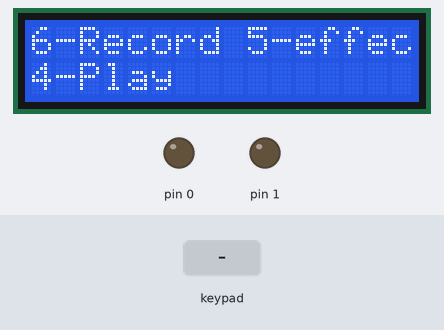
The sketch below on a simulated Arduino Uno, built for the host (arithmetic inside an expression is 32-bit, double 64-bit). Shown: 16×2 character LCD, output pins drawn as LEDs (lit = HIGH). Inputs (shaded band) come from the test bench. Storage starts empty; the audio player accepts every command and is not drawn.

Above: at 2.3 s.
2.4 s: key '4' pressed
At 2.9 s:
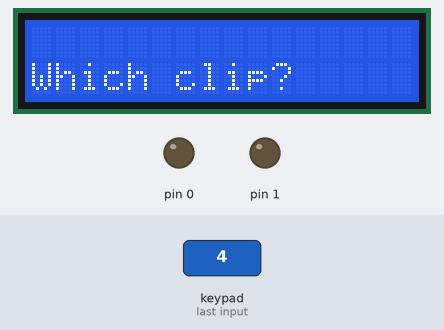
4.0 s: keypad keys 1 2 3 4 pressed 0.4 s apart
At 5.1 s:
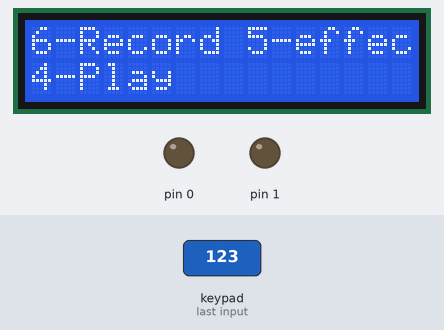
7.1 s: key '1' pressed
8.9 s: key '6' pressed
At 9.6 s:
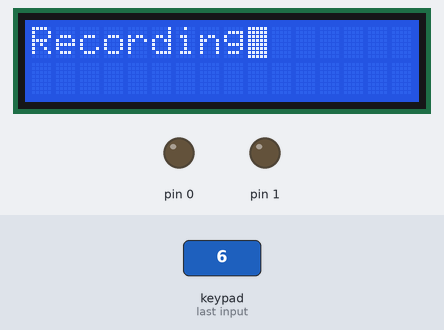
10.6 s: key '5' pressed
13.6 s: key '2' pressed
At 16.3 s:
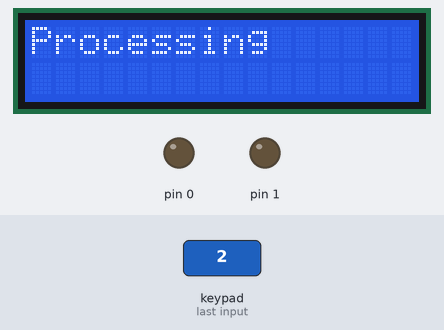
Timing chart, 0 to 17.6 s (numbered marks = the images above; inputs shaded):
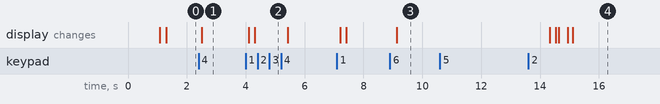

The sketch:

FinalBuild.ino
```cpp
#include <Wire.h>
#include <Keypad.h>
#include <LiquidCrystal.h>
#include <SPI.h>
#include <SD.h>
#include <TMRpcm.h>
bool flag = false;
const byte rows = 2;
const byte cols = 3;
char keys[rows][cols] = {
  {'1', '2', '3'},
  {'4', '5', '6'}
};
byte rowPins[rows] = {A1, A2};
byte colPins[cols] = {A3, A4, A5};
const int rs = 7, en = 6, d4 = 5, d5 = 4, d6 = 3, d7 = 2;
LiquidCrystal lcd(rs, en, d4, d5, d6, d7);

Keypad gajo = Keypad(makeKeymap(keys), rowPins, colPins, 2, 3);
TMRpcm audio;

const byte dacPin = 9;
long t, t0;
uint8_t sample;
int no_of_samples = 0;
String line;
float fs;
int CSPin = 10;
int welcome = 0;
int dt = 100;
int playstate = 0;
int clips = 1;
char chosenKey;
char playKey;
File recFile;
char c[4][10] = {"rec1.csv", "rec2.csv", "rec3.csv"};
int i = 0;

File lfilter;
float y_pre=0;

void setup()
{

  audio.speakerPin = 9;
  lcd.begin(16, 2);
  if (!SD.begin(CSPin)) {
    lcd.print("SD Failed");
    while (1);
  }
  lcd.print("SD Loaded");
  delay(1000);
  audio.CSPin = CSPin;

  while (welcome == 0) {
    lcd.setCursor(0, 0);
    lcd.print("Welcome");
    delay(dt);
    welcome = 1;
  }
  File root = SD.open("/");
  //deleteFiles(root);    // delete files initial
  root.close();
  DDRD = 0B11111111;
}

ISR(TIMER2_OVF_vect) {
  flag = true;
  //TCNT2 = 0x05;
}

void loop() {
  playstate = 0;
  lcd.noBlink();
  lcd.clear();
  lcd.setCursor(0, 0);
  lcd.print("Which option?");
  delay(dt);
  lcd.clear();
  lcd.setCursor(0, 0);
  lcd.print("6-Record 5-effects");
  lcd.setCursor(0, 1);
  lcd.print("4-Play");
  do {
    chosenKey = gajo.getKey();
    delay(100);
  } while (chosenKey != '6' && chosenKey != '4' && chosenKey != '5');
  if (chosenKey == '6') {
    maincode_record();
  } else if (chosenKey == '4') {
    maincode_playfile(0);
  }
  else if (chosenKey == '5') {
    maincode_playfile(1);
  }

/*  else if (chosenKey == '5') {

    File root = SD.open("/");
    deleteFiles(root);
    root.close();
    lcd.clear();
    lcd.setCursor(0, 1);
    clips = 1;
    i = 0;
    lcd.print("Deleted all");
    delay(2000);
    lcd.clear();
  }*/
  playstate = 0;
  delay(100);
}

void maincode_record() {
  if (clips == i + 1 && clips != 4) {
    record();
  }
  else {
    lcd.clear();
    lcd.print("Delete first");
    delay(1000);
    lcd.clear();
  }
}
void record() {
// =======================================
//  recFile = SD.open(c[i], FILE_WRITE);
//  if (recFile) {
//  } else {
//    while (1) {
//    }
//  }
// =======================================
  delay(100);
  lcd.clear();
  lcd.setCursor(0, 0);
  lcd.print("Recording");
  lcd.setCursor(9, 0);
  lcd.blink();
  delay(200);
// =======================================
//  ADC_init();
//  while (1) {
//    ADC_getSample(); //sample = ADCH;
//    no_of_samples++;
//    if (no_of_samples == 20000) {
//      break;
//    }
//  }
//  recFile.close();
// =======================================
  audio.startRecording(c[i],16000,A0);
  delay(5000);
  audio.stopRecording(c[i]);

  lcd.clear();
  lcd.setCursor(0, 0);
  lcd.print("COMPLETE");
  delay(dt);
  no_of_samples = 0;
  i += 1;
  clips += 1;
}

void maincode_playfile(int m) {
  lcd.clear();
  lcd.setCursor(0, 1);
  lcd.print("Which clip?");
  while (1) {
    playKey = gajo.getKey();
    if (playKey == '1' || playKey == '2' || playKey == '3') {
      delay(100);
      lcd.clear();
      break;
    }
  }
  if (playKey == '1') {
    if (m==0){
    playfile(0);
    }else{
    play_effects(0);
    }
  }
  else if (playKey == '2') {
    if (m==0){
    playfile(1);
    }else{
    play_effects(1);
    }
  }
  else if (playKey == '3') {
    if (m==0){
    playfile(2);
    }else{
    play_effects(2);
    }
  }
}

int playfile(int d) {

  audio.play(c[d]);
// =======================================
//  while (playstate == 0) {
//    uint8_t line;
//    recFile = SD.open(c[d], FILE_READ);
//    if (recFile) {
//      lcd.noBlink();
//      lcd.clear();
//      lcd.setCursor(0, 0);
//      lcd.print("Playing");
//      lcd.setCursor(7, 0);
//      lcd.blink();
//      PORTD = B00000000;
//      while (recFile.available()) {
//        line = recFile.read();
//        while (1) {
//          if (flag) {
//            PORTD = line;
//            break;
//          }
//        }
//        playstate = 1;
//      }
//    } else {
//      //Serial.println("error opening REC.txt");
//      lcd.clear();
//      lcd.setCursor(0, 1);
//      lcd.print("File n/a");
//      delay(2000);
//      lcd.clear();
//      playstate = 1;
//    }
//    recFile.close();
//  }
// =======================================
}

int play_effects(int R){
   lcd.clear();
   lcd.setCursor(0,0);
   lcd.print("Processing");
   lowfilter_main(R);
   lfilter = SD.open("lowpass.csv",FILE_READ);
    PORTD = B00000000;
    while (lfilter.available()) {
        line = lfilter.read();
        while (1) {
          if (flag) {
            PORTD = line.toInt();
            break;
          }
        }
      }
  lfilter.close();
  SD.remove("lowpass.txt");
}

int lowfilter_main(int l){
   recFile = SD.open(c[l], FILE_READ);
   lfilter = SD.open("lowpass.csv",FILE_WRITE);
   while(1){
            line = recFile.read();
            int line_=line.toInt();
            //int y_current=(0.5335*y_pre)+(0.4665*line_);//2000
            //int y_current=(0.7304*y_pre)+(0.2696*line_);//200-25
            int y_current=(0.8546*y_pre)+(0.1454*line_);//200-125
            lfilter.write((y_current));
            y_pre=y_current;
          if (!recFile.available()){break;}
        }
   lfilter.close();
   recFile.close();
}

void deleteFiles(File r) {
  while (true) {
    File dir = r.openNextFile();
    if (!dir) {
      dir.close();
      clips = 1;
      lcd.clear();

      break;
    }
    SD.remove(dir.name());
    dir.close();
  }
}

void ADC_init() {
  sei();
  TCCR2B = 0b000000001; // Timer Frequency = 16 MHz / 8 = 2 MHz
  TIMSK2 |= (1 << TOIE2); //Enable the timer overflow interrupt
  Serial.println("Timer interrupts configured");
  ADCSRA |= (1 << ADPS2) |  (1 << ADPS1) |  (1 << ADPS0);
  ADMUX |= 0x00;
  ADMUX |= (1 << REFS0);
  ADMUX |= (1 << ADLAR);
  ADCSRA |= (1 << ADEN);
  Serial.println("ADC Initialized");
}

void ADC_getSample() {
  ADCSRA |= (1 << ADSC);
  //Serial.println("ABC");
  // Starting conversion
  recFile.write(sample);
  while (1) {
    if (flag) {
      // writing previous reading to file while converting
      sample = ADCH;
      break;
    }
  }
  //read upper 8bits
}

void ADC_stop() {
  //ADCSRA |= (1<<ADEN);
  //Serial.println("DEF");
  //TIMSK2 |= (0 << TOIE2);
  cli();
}
```

Measured:
- after the input at 2.4 s, the display: changes after 0.11 s (image 1)
- after the input at 4.0 s, the display: first changes after 0.10 s (image 2 shows a later state)
- after the input at 8.9 s, the display: changes after 0.22 s (image 3)
- after the input at 10.6 s, every drawn part: stays the same
- after the input at 13.6 s, the display: first differs from a run without the input after 1.5 s (image 4)
